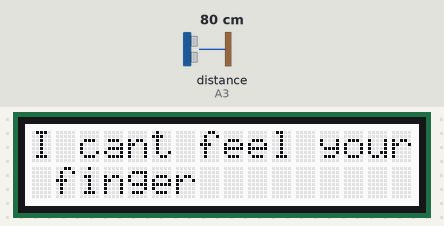
A sketch run on a simulated Arduino Uno, built with avr-gcc and run on an emulated ATmega328P. Shown: 16×2 character LCD. Inputs (shaded band) come from the test bench; at power-on: distance to the obstacle (sensor on A3) 80 cm.

Above: at 1.2 s.
1.3 s: distance to the obstacle (sensor on A3) set to 7 cm
5.2 s: distance to the obstacle (sensor on A3) set to 4 cm
At 7.2 s:
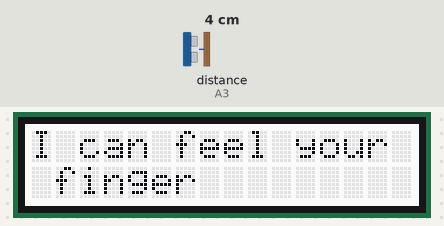
9.1 s: distance to the obstacle (sensor on A3) set to 9 cm
At 10.0 s:
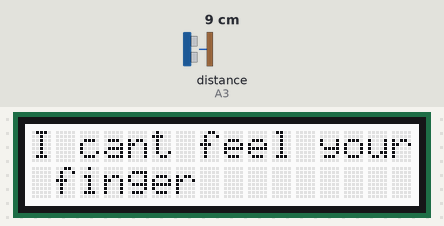
13.0 s: distance to the obstacle (sensor on A3) set to 2 cm
At 16.5 s:
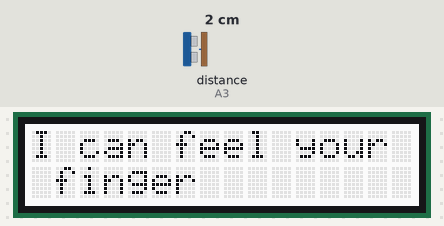
Timing chart, 0 to 17.9 s (numbered marks = the images above; inputs shaded):
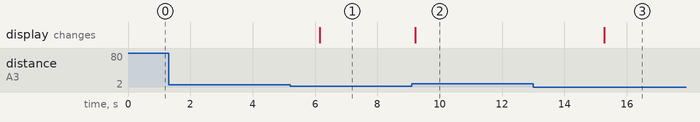

Measured:
- the behaviour switches between 6 and 5 cm on distance to the obstacle (sensor on A3) (found by bisection; images 0 and 1)
- after the input at 1.3 s, every drawn part: stays the same
- after the input at 5.2 s, the display: changes after 0.94 s (image 1)
- after the input at 9.1 s, the display: changes after 0.12 s (image 2)
- after the input at 13.0 s, the display: changes after 2.3 s (image 3)

The sketch:

Blink.ino
```cpp
// (licence header left out)
#include <Wire.h>
#include "rgb_lcd.h"
#define LED A0
#include "Ultrasonic.h"

Ultrasonic ultrasonic(A3);
rgb_lcd lcd;


void setup()
{
    // set up the LCD's number of columns and rows:
    lcd.begin(16, 2);

    // Print a message to the LCD.

}

void loop()
{
    // Turn off the blinking cursor:
    long RangeInCentimeters;
    RangeInCentimeters = ultrasonic.MeasureInCentimeters();
    lcd.clear();
    if(RangeInCentimeters<=5){
    lcd.println("I can feel your ");
    lcd.setCursor(1,1);
    lcd.print("finger");
    delay(1000);
    }
    // Turn on the blinking cursor:
    else
    {
    lcd.print("I cant feel your");
    lcd.setCursor(1,1);
    lcd.print("finger");
    delay(3000);
    }
}

/*********************************************************************************************************
  END FILE
*********************************************************************************************************/
```
